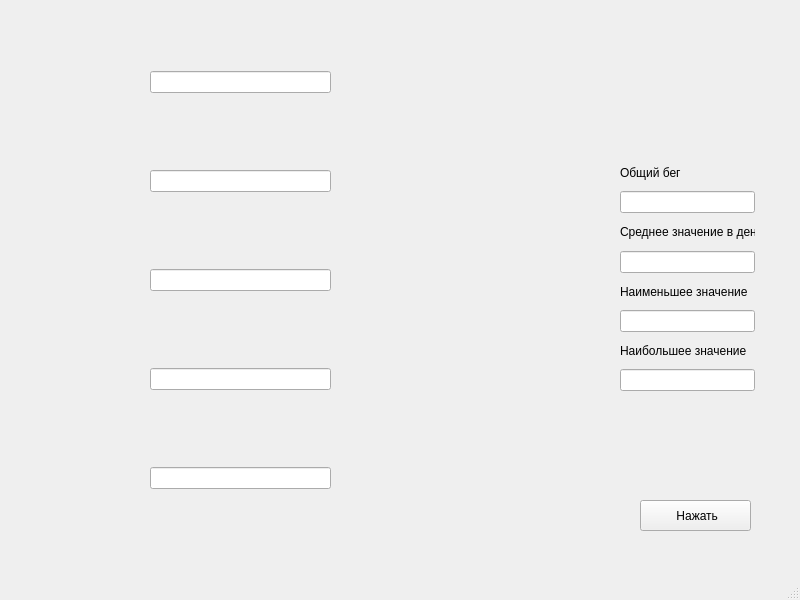
<?xml version="1.0" encoding="UTF-8"?>
<ui version="4.0">
 <class>MainWindow</class>
 <widget class="QMainWindow" name="MainWindow">
  <property name="geometry">
   <rect>
    <x>0</x>
    <y>0</y>
    <width>800</width>
    <height>600</height>
   </rect>
  </property>
  <property name="windowTitle">
   <string>MainWindow</string>
  </property>
  <widget class="QWidget" name="centralwidget">
   <widget class="QWidget" name="layoutWidget">
    <property name="geometry">
     <rect>
      <x>150</x>
      <y>0</y>
      <width>181</width>
      <height>561</height>
     </rect>
    </property>
    <layout class="QVBoxLayout" name="verticalLayout">
     <item>
      <widget class="QLineEdit" name="lineEdit"/>
     </item>
     <item>
      <widget class="QLineEdit" name="lineEdit_2"/>
     </item>
     <item>
      <widget class="QLineEdit" name="lineEdit_3"/>
     </item>
     <item>
      <widget class="QLineEdit" name="lineEdit_4"/>
     </item>
     <item>
      <widget class="QLineEdit" name="lineEdit_5"/>
     </item>
    </layout>
   </widget>
   <widget class="QWidget" name="layoutWidget">
    <property name="geometry">
     <rect>
      <x>620</x>
      <y>160</y>
      <width>135</width>
      <height>231</height>
     </rect>
    </property>
    <layout class="QVBoxLayout" name="verticalLayout_2">
     <item>
      <widget class="QLabel" name="label">
       <property name="text">
        <string>Общий бег</string>
       </property>
      </widget>
     </item>
     <item>
      <widget class="QLineEdit" name="lineEdit_6"/>
     </item>
     <item>
      <widget class="QLabel" name="label_2">
       <property name="text">
        <string>Среднее значение в день</string>
       </property>
      </widget>
     </item>
     <item>
      <widget class="QLineEdit" name="lineEdit_7"/>
     </item>
     <item>
      <widget class="QLabel" name="label_3">
       <property name="text">
        <string>Наименьшее значение</string>
       </property>
      </widget>
     </item>
     <item>
      <widget class="QLineEdit" name="lineEdit_8"/>
     </item>
     <item>
      <widget class="QLabel" name="label_4">
       <property name="text">
        <string>Наибольшее значение</string>
       </property>
      </widget>
     </item>
     <item>
      <widget class="QLineEdit" name="lineEdit_9"/>
     </item>
    </layout>
   </widget>
   <widget class="QPushButton" name="pushButton">
    <property name="geometry">
     <rect>
      <x>640</x>
      <y>500</y>
      <width>111</width>
      <height>31</height>
     </rect>
    </property>
    <property name="text">
     <string> Нажать</string>
    </property>
   </widget>
  </widget>
  <widget class="QMenuBar" name="menubar">
   <property name="geometry">
    <rect>
     <x>0</x>
     <y>0</y>
     <width>800</width>
     <height>19</height>
    </rect>
   </property>
  </widget>
  <widget class="QStatusBar" name="statusbar"/>
 </widget>
 <resources/>
 <connections/>
</ui>
